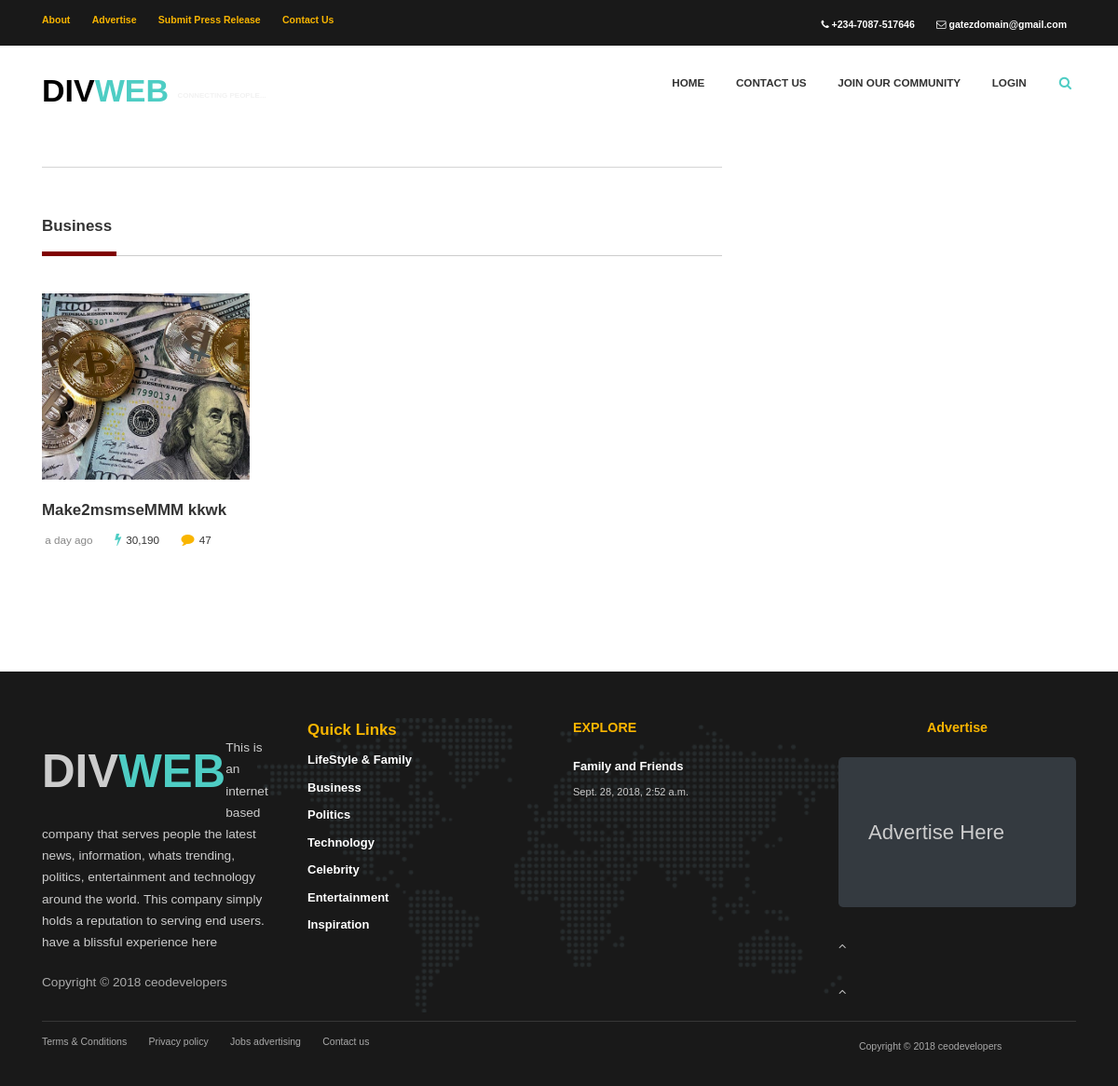
/site/category/Business, run on the app's committed database.
### divwapp/models.py (models this page shows, shortened)
class TimeStampsMixin(models.Model):
    last_modified = models.DateTimeField(auto_now=True)
    created_on    = models.DateTimeField(auto_now_add=True)
    class Meta:
        abstract = True

class Category(TimeStampsMixin):
    name = models.CharField(_("Category Name"), unique=True, max_length=255, blank=False, null=False)
    class Meta(object):
        verbose_name="Category"
        verbose_name_plural = "Categories"

class Post(TimeStampsMixin):
    category = models.ForeignKey(Category, on_delete=models.CASCADE)
    topic    = models.CharField(_("Topic"), max_length=255, unique=True)
    header1  = models.CharField(_("First Heading"), max_length=255, unique=True, null=True, blank=True)
    content  = models.TextField(_("Content"), max_length=10000)
    slug     = models.SlugField(unique=True, null=True, blank=True)
    photos   = models.ImageField(upload_to=storagedir)
    links    = models.URLField(blank=True, null=True)
    post_by  = models.ForeignKey(settings.AUTH_USER_MODEL, on_delete=models.CASCADE)
    class Meta:
        verbose_name='Post'
        verbose_name_plural="Posts"
        get_latest_by = "id"

### divwapp/views.py (the view)
# urls.py: url(r"^category/(?P<pk>[A-Za-z\&\s]+)$", list_posts, name="listposts"),
def list_posts(request, pk=None):
    category = get_object_or_404(Category, name=pk)
    posts_by_category = Post.objects.filter(category=category)
    head_post = Post.objects.all().first()
    categories = Category.objects.all()
    return render(request, "website/category_posts.html", locals())

### divwapp/templates/website/category_posts.html (shortened to what this page needs)
{% extends "layouts/category.html" %}
{%block content %}
{%if not posts_by_category %}
<div class="jumbotron text-center bg-light">
  <h3 class="h3">Nothing to Show Yet</h3>
  <p> If you have reasonable posts you can join our community to update us </p>
  <p>Thanks ;::</p>
</div>
{%else%}
  <h4 class="p-title mt-50"><b>{{category.name}}</b></h4>
  <div class="row">
    {%for post in posts_by_category %}
      <div class="col-sm-4">
         <a href="{% url "getpost" post.topic %}">
        {% if post.photos %}
          <img src="{{post.photos.url}}" alt="" height="200" width="450">
        {%endif%}
        <h4 class="pt-20">
            <b>{{post.topic}}</b>
          </a>
        <ul class="list-li-mr-20 pt-10 mb-30">
          <li class="color-lite-black">
            <span id="momentum">
            </span>
          </li>
          <li>
            <i style="color: #4ECDC4;" class="color-primary mr-5 font-12 fa fa-flash"></i>30,190
          </li>
          <li><i class="color-primary mr-5 font-12 fa fa-comment"></i>47</li>
        </ul>
      </div>
    {% endfor %}
  </div>
  {%endif%}
{%endblock%}

### divwapp/templates/includes/website_index/footer.html (shortened to what this page needs)
{% load static %}
<footer class="bg-191 color-ccc">
  <div class="container">
    <div class="pt-50 pb-20 pos-relative">
      <div class="abs-tblr pt-50 z--1 text-center">
        <div class="h-80 pos-relative">
          <img class="opacty-1 h-100 w-auto" src="{%  static "images/map.png"%} " alt=""></div>
        </div>
        <div class="row">
          <div class="col-sm-3">
            <div class="mb-30">
              <a class="foots logo">
                <h3>
                  <b>
                    <font color="">DIV</font><span>WEB</span>
                  </b>
                </h3>
              </a>
              <p class="mtb-20 color-ccc">
                This is an internet based company that serves people the latest news, information, whats trending,
                politics, entertainment and technology around the world.
                This company simply holds a reputation to serving end users. have a blissful experience here
              </p>
              <p class="color-ash">
                Copyright ©
                ceodevelopers
              </p>
            </div>
          </div>
          <div class="col-sm-3">
            <div class="mb-30">
              <h4 class="ptitle color-primary mb-10"><b>Quick Links</b></h4>
              {% if categories %}
                {% for cat in categories %}
                  <div class="mb-10">
                    {%if cat == post.category or cat == req_post.category  %}
                      <a class="color-white active"
                          href="{% url "listposts" cat.name %}">
                        <b>{{cat.name}}</b></a>
                    {%else%}
                      <a class="color-white" href="{% url "listposts" cat.name %}"><b>{{cat.name}}</b></a>
                    {%endif%}
                  </div>
                {%endfor%}
              {%endif%}
            </div>
          </div>
          <div class="col-sm-3">
            <div class="mb-30">
              <h5 class="color-primary mb-20"><b>EXPLORE</b></h5>
              <div class="mb-20">
                {% if head_post  %}
                <a class="color-white" href="{% url "getpost" head_post.topic %}">
                  <b>
                    {{head_post.topic}}
                  </b>
                </a>
                <h6 class="mt-10">{{ head_post.last_modified }} </h6>
                {%endif %}
              </div>
            </div>
          </div>
          <div class="col-sm-3">
            <div class="mb-30">
              <h5 class="color-primary mb-20 text-center">
                <b class="explore">Advertise</b>
              </h5>
              <div class="mb-20">
                <div class="jumbotron bg-dark">
                 <a href="{% url "contact" %}">
                  <h3>Advertise Here</h3>
                </a>
              </div>
              <a href="#" class=" text-center go-top">
                <i class="fa fa-angle-up"></i>
              </a>
            </div>
          </div>
          <a href="#" class=" text-center go-top">
            <i class="fa fa-angle-up"></i>
          </a>
        </div>
      </div>
      <div class="brdr-ash-1 opacty-2"></div>
      <div class="oflow-hidden color-ash font-9 text-sm-center ptb-sm-5">
        <ul class="float-left float-sm-none list-a-plr-10 list-a-plr-sm-5 list-a-ptb-15 list-a-ptb-sm-10">
          <li><a class="pl-0 pl-sm-10" href="#">Terms &amp; Conditions</a></li>
          <li><a href="#">Privacy policy</a></li>
          <li><a href="{% url "contact" %}">Jobs advertising</a></li>
          <li><a href="{% url 'contact' %}">Contact us</a></li>
        </ul>
        <ul class="float-right float-sm-none list-a-plr-10 list-a-plr-sm-5 list-a-ptb-15 list-a-ptb-sm-5">
          <li><a class="pl-0 pl-sm-10" href="#"></a></li>
          <li><a href="#">  Copyright &copy; <script>document.write(new Date().getFullYear());</script> ceodevelopers</a></li>
          <li><a href="#"></a></li>
          <li><a href="#"></a></li>
          <li><a href="#"></a></li>
        </ul>
      </div>
    </div>
  </footer>

### divwapp/static/css/styles.css (style rules this page uses)
html { font-size: 100%; overflow-x: hidden; width: 100%; margin: 0px; padding: 0px; touch-action: manipulation; }
body { font-size: 14px; font-family: 'Encode Sans Expanded', sans-serif; width: 100%; height: 100%; margin: 0; font-weight: 400; -webkit-font-smoothing: antialiased; -moz-osx-font-smoothing: grayscale; word-wrap: break-word; overflow-x: hidden; color: #333; }
h1, h2, h3, h4, h5, h6, p, a, ul, span, li, img, inpot, button { margin: 0; padding: 0; }
h1,h2,h3,h4,h5,h6 { line-height: 1.5; font-weight: inherit; }
h1,h2,h3 { font-family: 'Encode Sans Expanded', sans-serif; }
p { line-height: 1.7; font-size: 1.05em; font-weight: 400; color: #555; }
h3 { font-size: 1.7em; }
h4 { font-size: 1.3em; }
h5 { font-size: 1.1em; }
h6 { font-size: .85em; }
a, button { display: inline-block; text-decoration: none; color: inherit; line-height: 1.3; -webkit-transition: all .25s ease-in-out; transition: all .25s ease-in-out; }
b { font-weight: 700; }
img { width: 100%; }
li { list-style: none; display: inline-block; line-height: 1.6; font-size: .9em; }
span { display: inline-block; }
::placeholder { color: #ccc; }
.oflow-hidden { overflow: hidden; }
.opacty-1 { opacity: .1; }
.opacty-2 { opacity: .2; }
.pos-relative { position: relative; z-index: 1; }
.abs-tblr { position: absolute; top: 0; bottom: 0; left: 0; right: 0; z-index: 1; }
.z--1 { z-index: -1; }
.float-left { float: left!important; }
.float-right { float: right!important; }
.text-center { text-align: center; }
.font-9 { font-size: .9em; }
.font-12 { font-size: 1.2em; }
.color-white { color: #fff; }
.color-ash { color: #aaa; }
.color-ccc { color: #ccc; }
.color-primary { color: #F9B500; }
.color-lite-black { color: #888; }
.bg-191 { background: #191919; }
.brdr-ash-1 { height: 1px; background: #aaa; }
.p-title { position: relative; padding-bottom: 20px; margin-bottom: 40px; }
.p-title:after { content:''; position: absolute; bottom: 0; left: 0; width: 100%; height: 1px; background: #ccc; }
.p-title:before { content:''; position: absolute; bottom: 0; left: 0; width: 80px; height: 5px; background: #F9B500; z-index: 1; }
.w-auto { width: auto!important; }
.h-80 { height: 80%!important; }
.h-100 { height: 100%!important; }
.list-a-plr-10 > li > a { padding-left: 10px; padding-right: 10px; }
.list-a-ptb-15 > li > a { padding-top: 15px; padding-bottom: 15px; }
.list-li-mr-20 > li { margin-right: 20px; }
.mtb-20 { margin-top: 20px!important; margin-bottom: 20px!important; }
.mb-10 { margin-bottom: 10px!important; }
.mb-20 { margin-bottom: 20px!important; }
.mb-30 { margin-bottom: 30px!important; }
.mt-10 { margin-top: 10px!important; }
.mt-50 { margin-top: 50px!important; }
.mr-5 { margin-right: 5px!important; }
.pt-10 { padding-top: 10px!important; }
.pt-20 { padding-top: 20px!important; }
.pt-50 { padding-top: 50px!important; }
.pb-20 { padding-bottom: 20px!important; }
.pl-0 { padding-left: 0px!important; }

### divwapp/static/css/style.css (style rules this page uses)
body { box-sizing: border-box; font-size: 13px; word-wrap: break-word; }
.logo span { color: #4ECDC4; }
.logo { vertical-align: middle; font-size: 34px; color: #f2f2f2; line-height: 1.2em; text-transform: uppercase; float: left; margin: auto; }
.logo span { color: #4ECDC4; z-index: 1002; }
* { -webkit-box-sizing: border-box; -moz-box-sizing: border-box; box-sizing: border-box; }
a.logo b { font-weight: 900; }
.oflow-hidden { padding-top: 0px; padding-bottom: 0px; height: auto; }
.p-title::before { background: maroon; }
.foots { font-size: 29px; }
.explore::after { background:maroon; }
a, a:hover, a:focus { text-decoration: none; outline: none; }

### data on the page
Category: name "Business"
Post: photos (picture), topic "Make2msmseMMM kkwk"
Category: name "LifeStyle & Family"
Category: name "Politics"
Category: name "Technology"
Category: name "Celebrity"
Category: name "Entertainment"
Category: name "Inspiration"
Post: topic "Family and Friends", last_modified "Sept. 28, 2018, 2:52 a.m."
